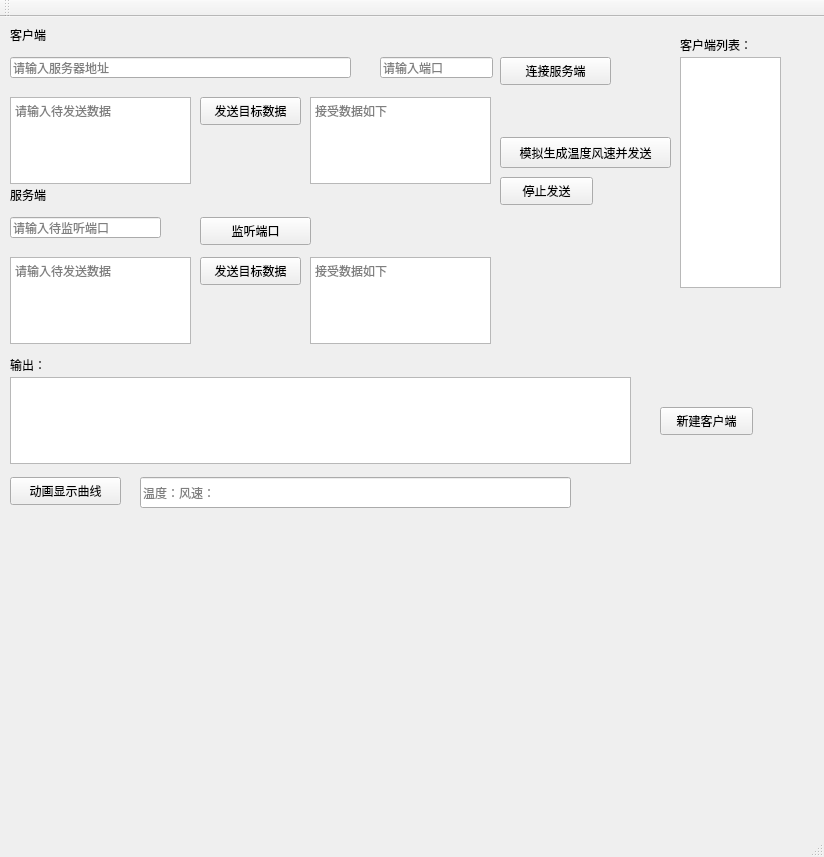
<?xml version="1.0" encoding="UTF-8"?>
<ui version="4.0">
 <class>MainWindow</class>
 <widget class="QMainWindow" name="MainWindow">
  <property name="geometry">
   <rect>
    <x>0</x>
    <y>0</y>
    <width>824</width>
    <height>857</height>
   </rect>
  </property>
  <property name="windowTitle">
   <string>MainWindow</string>
  </property>
  <widget class="QWidget" name="centralWidget">
   <widget class="QPushButton" name="connectToSever">
    <property name="geometry">
     <rect>
      <x>500</x>
      <y>40</y>
      <width>111</width>
      <height>28</height>
     </rect>
    </property>
    <property name="text">
     <string>连接服务端</string>
    </property>
   </widget>
   <widget class="QPushButton" name="animation">
    <property name="geometry">
     <rect>
      <x>10</x>
      <y>460</y>
      <width>111</width>
      <height>28</height>
     </rect>
    </property>
    <property name="text">
     <string>动画显示曲线</string>
    </property>
   </widget>
   <widget class="QPushButton" name="c_send">
    <property name="geometry">
     <rect>
      <x>200</x>
      <y>80</y>
      <width>101</width>
      <height>28</height>
     </rect>
    </property>
    <property name="text">
     <string>发送目标数据</string>
    </property>
   </widget>
   <widget class="QLineEdit" name="lineEdit_ca">
    <property name="geometry">
     <rect>
      <x>10</x>
      <y>40</y>
      <width>341</width>
      <height>21</height>
     </rect>
    </property>
    <property name="placeholderText">
     <string>请输入服务器地址</string>
    </property>
   </widget>
   <widget class="QTextEdit" name="textEdit_cs">
    <property name="geometry">
     <rect>
      <x>10</x>
      <y>80</y>
      <width>181</width>
      <height>87</height>
     </rect>
    </property>
    <property name="placeholderText">
     <string>请输入待发送数据</string>
    </property>
   </widget>
   <widget class="QTextEdit" name="textEdit_ca">
    <property name="geometry">
     <rect>
      <x>310</x>
      <y>80</y>
      <width>181</width>
      <height>87</height>
     </rect>
    </property>
    <property name="placeholderText">
     <string>接受数据如下</string>
    </property>
   </widget>
   <widget class="QLineEdit" name="lineEdit_cp">
    <property name="geometry">
     <rect>
      <x>380</x>
      <y>40</y>
      <width>113</width>
      <height>21</height>
     </rect>
    </property>
    <property name="placeholderText">
     <string>请输入端口</string>
    </property>
   </widget>
   <widget class="QLabel" name="label">
    <property name="geometry">
     <rect>
      <x>10</x>
      <y>10</y>
      <width>72</width>
      <height>15</height>
     </rect>
    </property>
    <property name="text">
     <string>客户端</string>
    </property>
   </widget>
   <widget class="QTextEdit" name="textEdit_sa">
    <property name="geometry">
     <rect>
      <x>310</x>
      <y>240</y>
      <width>181</width>
      <height>87</height>
     </rect>
    </property>
    <property name="placeholderText">
     <string>接受数据如下</string>
    </property>
   </widget>
   <widget class="QPushButton" name="connectToClient">
    <property name="geometry">
     <rect>
      <x>200</x>
      <y>200</y>
      <width>111</width>
      <height>28</height>
     </rect>
    </property>
    <property name="text">
     <string>监听端口</string>
    </property>
   </widget>
   <widget class="QLabel" name="label_2">
    <property name="geometry">
     <rect>
      <x>10</x>
      <y>170</y>
      <width>72</width>
      <height>15</height>
     </rect>
    </property>
    <property name="text">
     <string>服务端</string>
    </property>
   </widget>
   <widget class="QPushButton" name="s_send">
    <property name="geometry">
     <rect>
      <x>200</x>
      <y>240</y>
      <width>101</width>
      <height>28</height>
     </rect>
    </property>
    <property name="text">
     <string>发送目标数据</string>
    </property>
   </widget>
   <widget class="QLineEdit" name="lineEdit_sp">
    <property name="geometry">
     <rect>
      <x>10</x>
      <y>200</y>
      <width>151</width>
      <height>21</height>
     </rect>
    </property>
    <property name="placeholderText">
     <string>请输入待监听端口</string>
    </property>
   </widget>
   <widget class="QTextEdit" name="textEdit_ss">
    <property name="geometry">
     <rect>
      <x>10</x>
      <y>240</y>
      <width>181</width>
      <height>87</height>
     </rect>
    </property>
    <property name="placeholderText">
     <string>请输入待发送数据</string>
    </property>
   </widget>
   <widget class="QPushButton" name="c_senddata">
    <property name="geometry">
     <rect>
      <x>500</x>
      <y>120</y>
      <width>171</width>
      <height>31</height>
     </rect>
    </property>
    <property name="text">
     <string>模拟生成温度风速并发送</string>
    </property>
   </widget>
   <widget class="QPushButton" name="c_stopsend">
    <property name="geometry">
     <rect>
      <x>500</x>
      <y>160</y>
      <width>93</width>
      <height>28</height>
     </rect>
    </property>
    <property name="text">
     <string>停止发送</string>
    </property>
   </widget>
   <widget class="QLineEdit" name="lineEdit">
    <property name="geometry">
     <rect>
      <x>140</x>
      <y>460</y>
      <width>431</width>
      <height>31</height>
     </rect>
    </property>
    <property name="placeholderText">
     <string>温度：风速：</string>
    </property>
   </widget>
   <widget class="QTextEdit" name="textEdit_console">
    <property name="geometry">
     <rect>
      <x>10</x>
      <y>360</y>
      <width>621</width>
      <height>87</height>
     </rect>
    </property>
   </widget>
   <widget class="QListView" name="listView">
    <property name="geometry">
     <rect>
      <x>680</x>
      <y>40</y>
      <width>101</width>
      <height>231</height>
     </rect>
    </property>
   </widget>
   <widget class="QLabel" name="label_3">
    <property name="geometry">
     <rect>
      <x>10</x>
      <y>340</y>
      <width>72</width>
      <height>15</height>
     </rect>
    </property>
    <property name="text">
     <string>输出：</string>
    </property>
   </widget>
   <widget class="QLabel" name="label_4">
    <property name="geometry">
     <rect>
      <x>680</x>
      <y>20</y>
      <width>81</width>
      <height>16</height>
     </rect>
    </property>
    <property name="text">
     <string>客户端列表：</string>
    </property>
   </widget>
   <widget class="QPushButton" name="new_client">
    <property name="geometry">
     <rect>
      <x>660</x>
      <y>390</y>
      <width>93</width>
      <height>28</height>
     </rect>
    </property>
    <property name="text">
     <string>新建客户端</string>
    </property>
   </widget>
  </widget>
  <widget class="QMenuBar" name="menuBar">
   <property name="geometry">
    <rect>
     <x>0</x>
     <y>0</y>
     <width>824</width>
     <height>26</height>
    </rect>
   </property>
  </widget>
  <widget class="QToolBar" name="mainToolBar">
   <attribute name="toolBarArea">
    <enum>TopToolBarArea</enum>
   </attribute>
   <attribute name="toolBarBreak">
    <bool>false</bool>
   </attribute>
  </widget>
  <widget class="QStatusBar" name="statusBar"/>
 </widget>
 <layoutdefault spacing="6" margin="11"/>
 <resources/>
 <connections/>
</ui>
